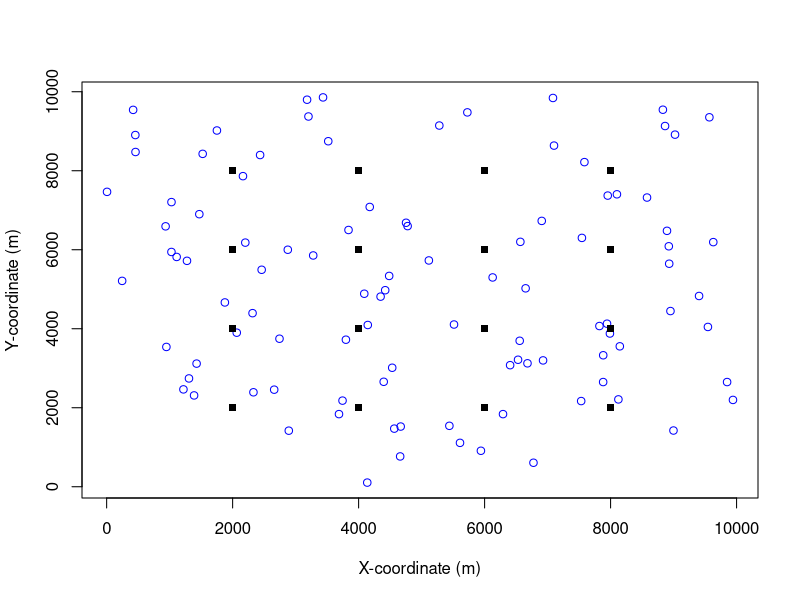
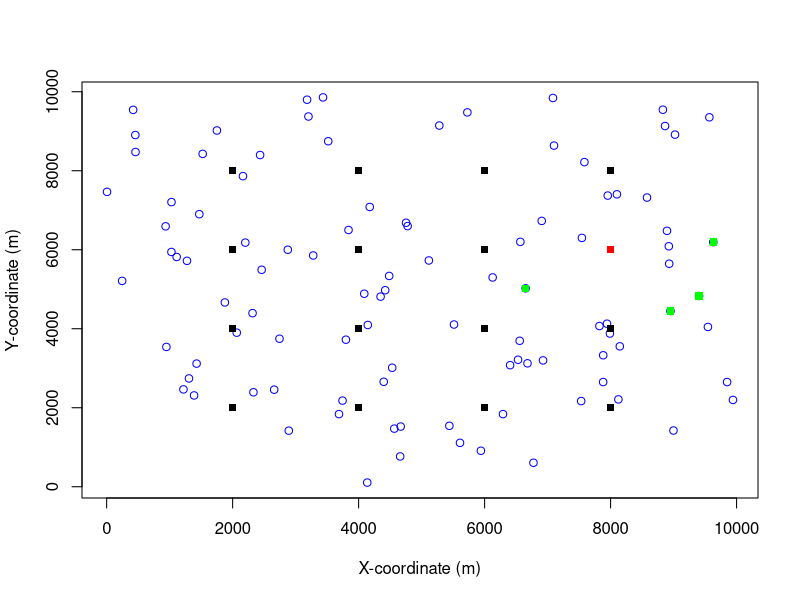
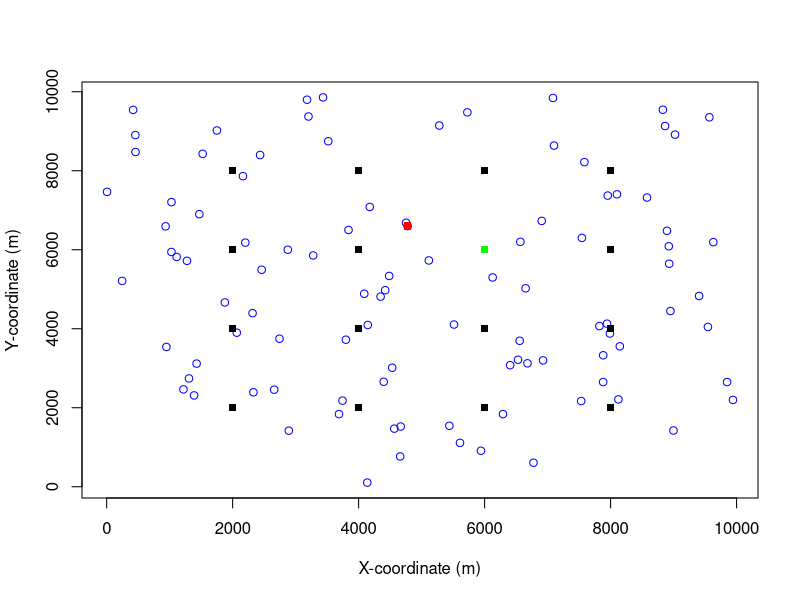

These charts were generated, in order, by the following R code: (Note: this script raises an error after producing the figures.)
set.seed(123)
library(lubridate)
library(circular)

# x and y in square survey site with dimensions 10km x 10km with markers every 2000m
# mics
x_mic = seq(from = 2000, to = 8000, by = 2000)
y_mic = seq(from = 2000, to = 8000, by = 2000)

mic_coords = expand.grid(x = x_mic, y = y_mic)
colnames(mic_coords) = c('x_mic', 'y_mic')
mic_coords = as.matrix(mic_coords)

# expectation of gibbon groups in survey area
intensity = 0.000001 # modelling parameter gibbon groups / m2
x_perimeter = 10000
y_perimeter = 10000
survey_area = x_perimeter * y_perimeter
expected_gibbon_groups = intensity * survey_area

# homogeneous Poisson point process for getting gibbon coordinates
x_gibbon_group <- runif(expected_gibbon_groups, 0, x_perimeter)
y_gibbon_group <- runif(expected_gibbon_groups, 0, y_perimeter)

gibbon_group_coords = cbind(x_gibbon_group, y_gibbon_group)
gibbon_group_coords = as.matrix(gibbon_group_coords)

# number of calls per gibbon group as poisson process count
call_count_mean <- 3 # modelling parameter
gibbon_group_call_count <- rpois(nrow(gibbon_group_coords), call_count_mean)

# plot of mic grid and Poisson point process distributed gibbon groups
{
plot(x_gibbon_group, y_gibbon_group, type = "p", col = "blue", pch = 1, xlab = "X-coordinate (m)", ylab = "Y-coordinate (m)")
points(mic_coords[,1], mic_coords[,2], type = "p", col = "black", pch = 15)
}

# Calculate the bearing from mic to gibbon group
calc_bearing = function(x_point_1, y_point_1, x_point_2, y_point_2) {
  bearing = atan2(
    y_point_2 - y_point_1,
    x_point_2 - x_point_1
  )
  
  # convert to range of radians [0,2pi] where bearing is taken clockwise from north (0 radians)
  if (bearing <= 0) {
    bearing = -1*bearing + 0.5*pi 
  } else if ((bearing > 0) && (bearing <= 0.5*pi)) {
    bearing = (0.5*pi - bearing)
  } else {
    bearing = (pi - bearing) + 1.5*pi
  }
  return(bearing)
}

# euclidean distance for detector to gibbon observation
dist_mic_gibbon <- matrix(NA, nrow = nrow(mic_coords), ncol = nrow(gibbon_group_coords))
bearing_mic_gibbon <- matrix(NA, nrow = nrow(mic_coords), ncol = nrow(gibbon_group_coords))

for (i in 1:nrow(dist_mic_gibbon)) {
  for (j in 1:ncol(dist_mic_gibbon)) {
    dist_mic_gibbon[i, j] <- sqrt(sum((mic_coords[i, ] - gibbon_group_coords[j, ])^2))
    bearing_mic_gibbon[i, j] <- calc_bearing(mic_coords[i, 1], mic_coords[i, 2], gibbon_group_coords[j, 1], gibbon_group_coords[j, 2])
  }
}

# half normal hazard distribution for probability matrix
# assuming each mic has same detection function
lambda = 50 # modelling parameter
sigma = 500 # modelling parameter

hazard_half_normal = function(lambda, sigma, dist_matrix) {
  prob_matrix = 1 - exp(-lambda * exp((-1 * dist_matrix^2) / (2 * sigma^2)))
  return (prob_matrix)
}

detection_prob_matrix = hazard_half_normal(lambda = lambda, sigma = sigma, dist_matrix = dist_mic_gibbon)

# weighted Bernoulli trails for each gibbon group to mic for detected/undetected
detection_matrix <- matrix(NA, nrow = nrow(mic_coords), ncol = nrow(gibbon_group_coords))

for (i in 1:nrow(dist_mic_gibbon)) {
  for (j in 1:ncol(dist_mic_gibbon)) {
    detection_matrix[i, j] <- rbinom(size = gibbon_group_call_count[j], n = 1, prob = detection_prob_matrix[i,j])
  }
}

### plotting results

# plot detected gibbon groups for chosen mic
plot_select = 12

for (i in plot_select) {
  detection_gibbon_group_idx = which(detection_matrix[i,] == 1)
  plot(x_gibbon_group, y_gibbon_group, type = "p", col = "blue", pch = 1, xlab = "X-coordinate (m)", ylab = "Y-coordinate (m)")
  points(mic_coords[,1], mic_coords[,2], type = "p", col = "black", pch = 15)
  points(mic_coords[i,1], mic_coords[i,2], type = "p", col = "red", pch = 15)
  points(x_gibbon_group[detection_gibbon_group_idx], y_gibbon_group[detection_gibbon_group_idx], type = "p", col = "green", pch = 15)
}

# plot mics which detected a certain gibbon group
plot_select = 36

for (i in plot_select) {
  detection_mic_idx = which(detection_matrix[,i] == 1)
  plot(x_gibbon_group, y_gibbon_group, type = "p", col = "blue", pch = 1, xlab = "X-coordinate (m)", ylab = "Y-coordinate (m)")
  points(mic_coords[,1], mic_coords[,2], type = "p", col = "black", pch = 15)
  points(x_gibbon_group[i], y_gibbon_group[i], type = "p", col = "red", pch = 15)
  points(mic_coords[detection_mic_idx,1], mic_coords[detection_mic_idx,2], type = "p", col = "green", pch = 15)
}

### create dataframes for analysis

# convert meter coordinates to lat, lng for RShiny App
convert_coords = function(x_coord, y_coord) {
  ref_lat = 14.201252
  ref_lng = 106.585033
  earth_radius = 6371000
  
  # calculate lat, lng
  # issue with this calculation
  lat = ref_lat + (y_coord / earth_radius) * (180 / pi)
  lng = ref_lng + (x_coord / (earth_radius * cos(lat * pi / 180))) * (180 / pi)
  
  lat_lng = cbind(lat, lng)
  
  return(lat_lng)
}

mic_lat_lng = data.frame()
mic_lat_lng = convert_coords(mic_coords[,1], mic_coords[,2])
mic_df = cbind(1:nrow(mic_lat_lng), mic_lat_lng)
colnames(mic_df)[1] = "mic_id"

# these are ground truth locations of each gibbon group and exact call times
gibbon_group_lat_lng = data.frame()
gibbon_group_lat_lng = convert_coords(gibbon_group_coords[,1], gibbon_group_coords[,2])
gibbon_group_df = cbind(1:nrow(gibbon_group_lat_lng), gibbon_group_call_count, gibbon_group_lat_lng)
colnames(gibbon_group_df)[1] = "gibbon_group_id"

# generate random ground truth call times
# we only generate one call per gibbon group
dawn_chorus_start_time = as.POSIXct("2023-01-01 04:00:00", tz = "UTC")
dawn_chorus_end_time = as.POSIXct("2023-01-01 05:00:00", tz = "UTC")

call_datetimes = as.POSIXct(runif(sum(gibbon_group_df[,2]), dawn_chorus_start_time, dawn_chorus_end_time), origin = "1970-01-01", tz = "UTC")
call_timestamps = as.integer(call_datetimes)

# gibbon_group_df = cbind(gibbon_group_df, call_datetimes)
# colnames(gibbon_group_df)[4] = "call_datetime"

### generate recording dataframe

# speed of sound (m/s)
speed_of_sound = 331
von_mises_kappa = 50 # modelling parameter

recording_df = data.frame()

for (i in 1:nrow(mic_df)) {
  ground_truth_animal_ID = which(detection_matrix[i,] == 1)
  mic_ID = rep(i, times = length(ground_truth_animal_ID))
  
  # compute measured call time which considers speed of sound
  ground_truth_call_timestamp = call_timestamps[as.integer(gibbon_group_df[ground_truth_animal_ID])]
  ground_truth_call_datetime = as.POSIXct(ground_truth_call_timestamp, origin = "1970-01-01", tz = "UTC")
  measured_call_timestamp = ground_truth_call_timestamp + dist_mic_gibbon[i, ground_truth_animal_ID] / speed_of_sound
  measured_call_datetime = as.POSIXct(measured_call_timestamp, origin = "1970-01-01", tz = "UTC")
  
  # compute measured bearing
  ground_truth_bearing = bearing_mic_gibbon[i, ground_truth_animal_ID]
  # von mises distribution for bearing measurement
  measured_bearing = data.frame()
  for (j in 1:length(ground_truth_animal_ID)) {
    bearing = rvonmises(n = 1, mu = ground_truth_bearing[j], kappa = von_mises_kappa)
    measured_bearing = rbind(measured_bearing, bearing)
  }
  colnames(measured_bearing) = "measured_bearing"
  
  # binding dataframes for each mic
  recording_temp = cbind(mic_ID, ground_truth_animal_ID, ground_truth_call_datetime, measured_call_datetime, ground_truth_bearing, measured_bearing)
  recording_df = rbind(recording_df, recording_temp)
}

recording_ID = seq(nrow(recording_df))
recording_df = cbind(recording_ID, recording_df)

write.csv(mic_df, "../output/mic.csv", row.names=FALSE)
write.csv(gibbon_group_df, "../output/gibbon_group.csv", row.names=FALSE)
write.csv(recording_df, "../output/recording.csv", row.names=FALSE)

### plot bearings for each anima_id (from mic) with measurement error distributions


### map plots for testing lat/lng
plot(mic_df[,2], mic_df[,3], type = "p", pch = 19, col = "blue", xlab = "longitude", ylab = "Latitude", main = "Scatterplot of Coordinates")
